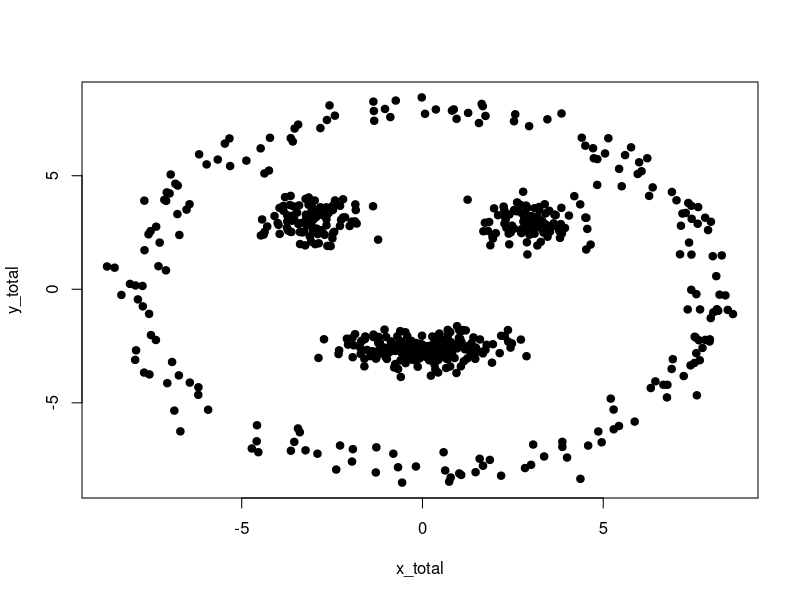
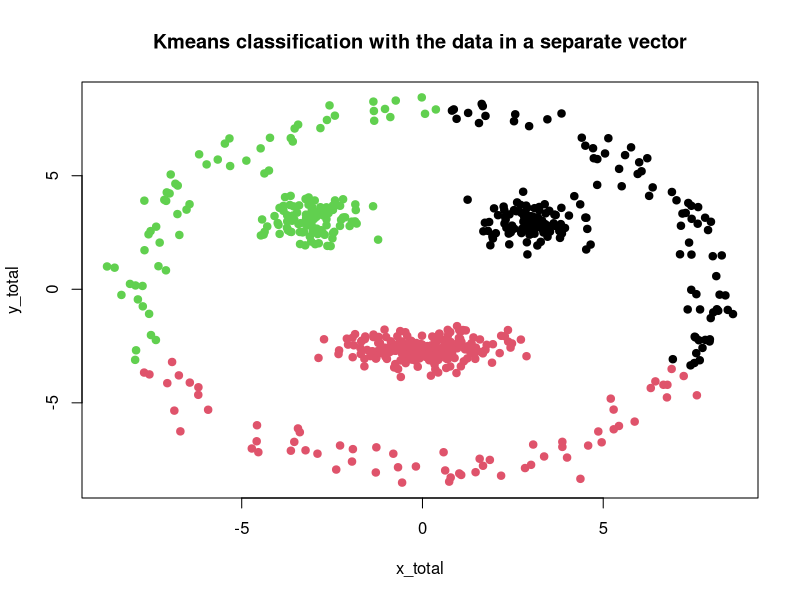
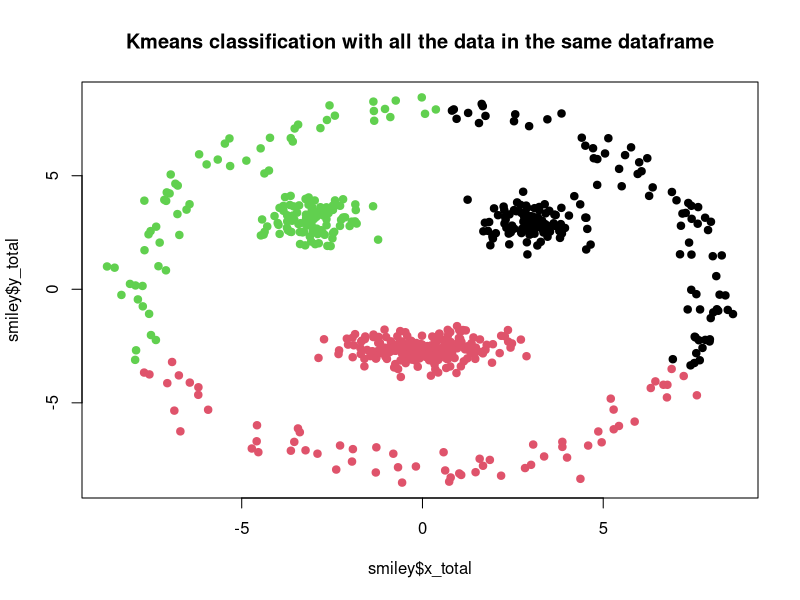
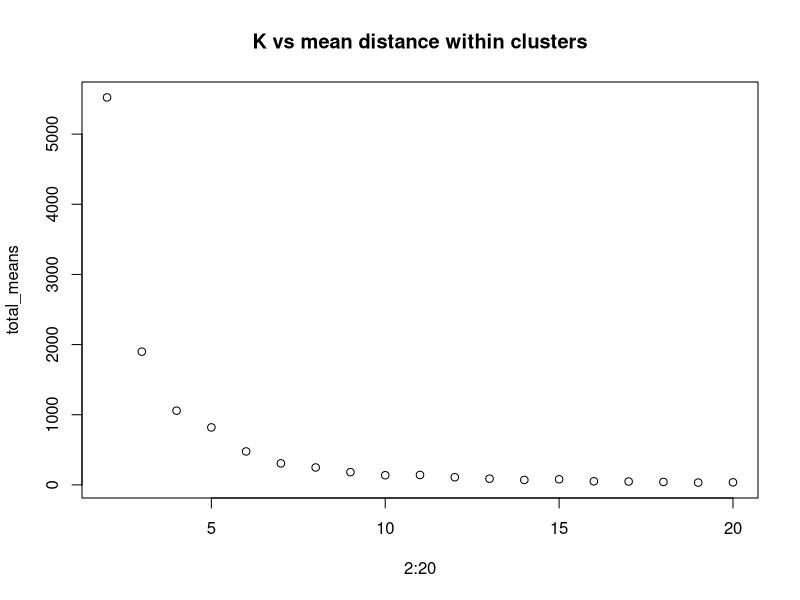
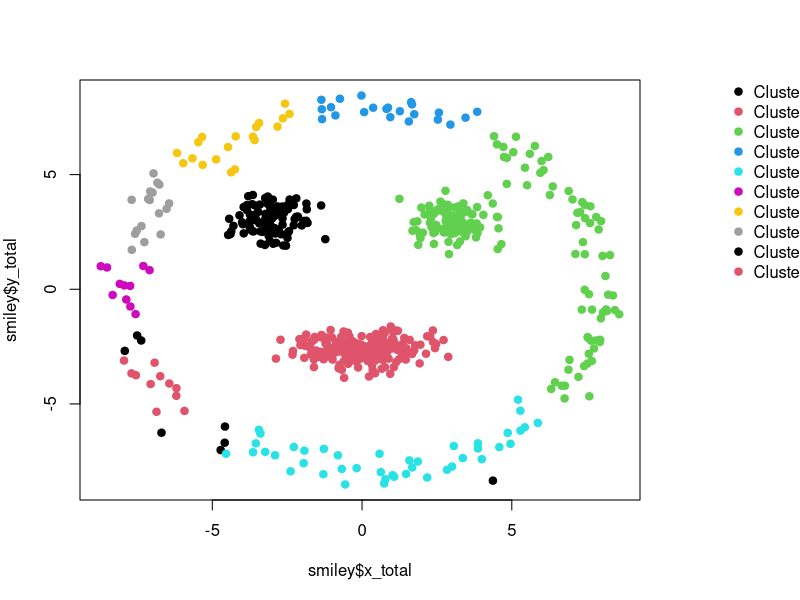
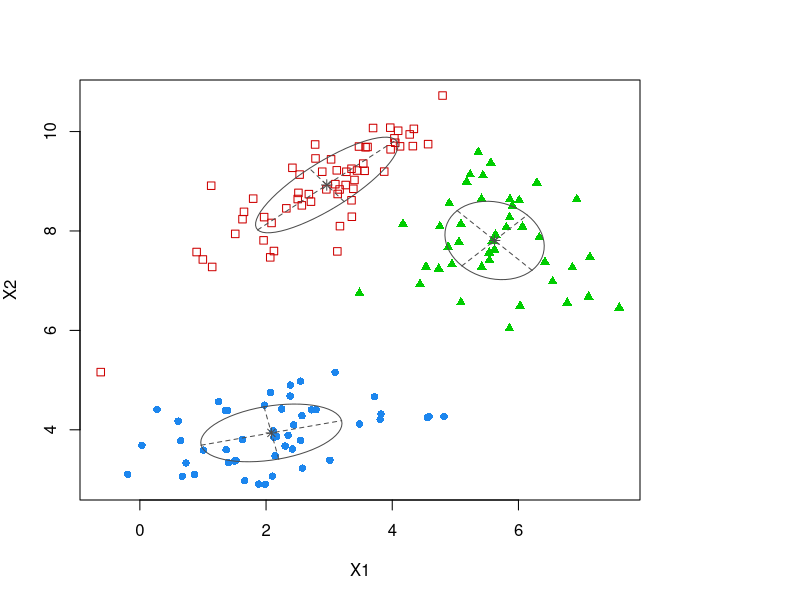
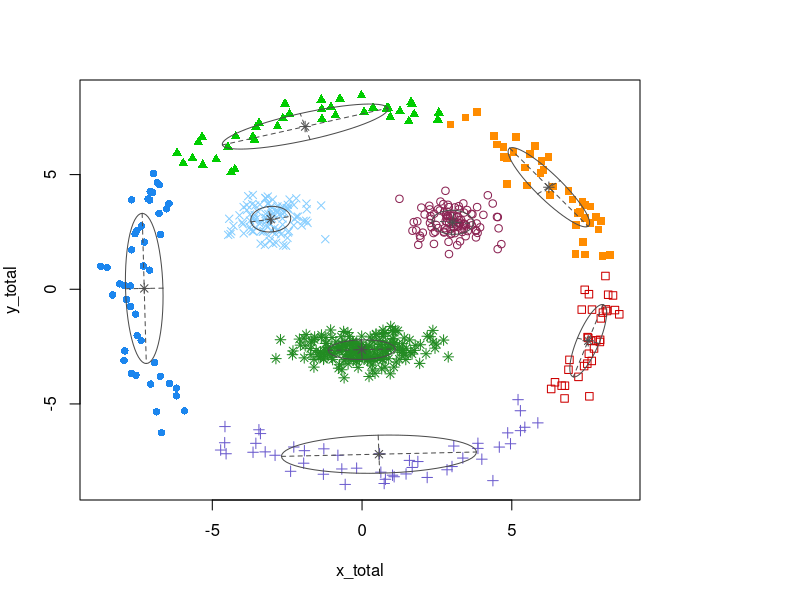

The R script that drew these images, in order:
## ---- chunk 1
knitr::opts_chunk$set(echo = TRUE)
## ---- chunk 2
library("dbscan")
library("MASS")
library(mclust)
# Comment all the lines with informative comments.

set.seed(6)
## ---- chunk 3
#Covariance matrices, correlation noise x y
matrix_circle<-matrix(c(0.1, 0, 0, 0.1), ncol = 2)  # Low face noise
matrix_eyes<-matrix(c(0.3, 0, 0, 0.2), ncol = 2)    # More noise in the eyes
matrix_mouth<-matrix(c(0.7, 0, 0, 0.1), ncol = 2)   # And in the mouth too

#Generate angles
angles<-runif(200, 0, 2*pi)  #Make the circle: random angles
radius<-8 + rnorm(200, sd = 0.3)  #Face radius and noise
x_circle<-radius * cos(angles)  #x-cords
y_circle<-radius * sin(angles)  #y-cords


addNoise<-function(x, y, cov_matrix) {
  n<-length(x)
  noise<-mvrnorm(n, mu = c(0, 0), Sigma = cov_matrix)  #Generate multivariate noise
  x_n<-x + noise[,1]  #add noise to x
  y_n<-y + noise[,2]  #add noise to y
  return(list(x = x_n, y = y_n))  #give noised x and y
}

#multivariate noise to the face circle
Ncircle<-addNoise(x_circle, y_circle, matrix_circle)

#Left eye
x_eye_l<-rnorm(100, mean = -3, sd = 0.3)  #xcords of left eye 
y_eye_l<-rnorm(100, mean = 3, sd = 0.3)   #ycords of left eye

#Multivariate Noise
Neye_l<-addNoise(x_eye_l, y_eye_l, matrix_eyes) #Disperse the points of the eye

#right eye
x_eye_r<-rnorm(100, mean = 3, sd = 0.3)  #xcords of right eye 
y_eye_r<-rnorm(100, mean = 3, sd = 0.3)   #ycords of right eye

#Multivariate Noise
Neye_r<-addNoise(x_eye_r, y_eye_r, matrix_eyes) #Disperse the points of the eye

#create mouth
#Mouth needs a circle, generate the angles to create a circle
mouth_angles<-seq(pi, 2*pi, length.out = 200) 
mouth_radius<-1 + rnorm(200, sd = 0.2)  #small radius, if not it will cover face
x_mouth<-mouth_radius*cos(mouth_angles) #xcords for the mouth
#ycords of the mouth (-2 sets it in bottom of the face)
y_mouth<-mouth_radius*sin(mouth_angles)-2

#Multivariate Noise
Nmouth<-addNoise(x_mouth, y_mouth, matrix_mouth) #Disperse the points of the mouth

#Combine parts for x and for y
x_total<-c(Ncircle$x, Neye_l$x, Neye_r$x, Nmouth$x) 
y_total<-c(Ncircle$y, Neye_l$y, Neye_r$y, Nmouth$y)

#Join the face as a dataframe
smiley<-data.frame(x_total, y_total)

#plot the face
plot(smiley, pch=19)
## ---- chunk 4
k<-3 #k definition
kmeans_smile<-kmeans(smiley, centers = k) #execute algorithm

#plot the data with the color according to the kmeans classification
plot(smiley, pch=19, col=kmeans_smile$cluster, 
     main="Kmeans classification with the data in a separate vector")

#Its better if we add a column to the dataframe to represent the kmeans classification 
#   instead of having a separate vector
smiley$cluster<-as.factor(kmeans_smile$cluster) #as a factor is better for coloring

#plot the data with no separate vectors
plot(smiley$x_total, smiley$y_total, pch=19, col=smiley$cluster, 
     main="Kmeans classification with all the data in the same dataframe")
## ---- chunk 5
#Check cluster class
class(smiley$cluster)

#change it from factor to numeric
smiley$cluster<-as.numeric(smiley$cluster)

total_means<-c() #define vector for mean storing
for (k in 2:20){ #iterate thorugh all desired Ks
  kmeans_res<-kmeans(smiley, centers = k) #execute algorithm
  mean_res<-mean(kmeans_res$withinss) #get mean of distances in the clusters
  total_means<-c(total_means, mean_res) #store mean in Means vector
}

plot(2:20, total_means, main="K vs mean distance within clusters")

## ---- chunk 6
#Use dbscan, as eps is size of the neighborhood, set it to 1 (min value)
dbscan_cluster<-dbscan(smiley[,1:2], minPts = 5, eps=1)

#Add dbscan cluster results to the dataframe
smiley$dbscanR<-as.factor(dbscan_cluster$cluster)

#How many clusters?
num_clusters<-length(unique(dbscan_cluster$cluster))

#Plot the clustering in the dataset
par(mar = c(5, 4, 4, 8))
plot(smiley$x_total, smiley$y_total, col=smiley$dbscanR, pch=19)
legend("topright", legend = paste("Cluster", 1:num_clusters), col = 1:num_clusters, 
       pch = 19, inset=c(-0.35,-0.02), xpd=TRUE, bty="n")

## ---- chunk 7
set.seed(42) #Set the hitchhiker seed

#Obs=150 in groups of 50 -> 3 groups
n<-50

#Mean vectors and covariance matrices for all distributions
mean1<-c(2, 4) #x, y
cov1<-matrix(c(1, 0.2, 0.7, 0.5), nrow = 2)

mean2<-c(5, 8)
cov2<-matrix(c(2, -0.4, 0.3, 1), nrow = 2)

mean3<-c(3, 9)
cov3<-matrix(c(1, 0.7, 1, 0.6), nrow = 2)

#Use mvrnorm to create 150(50 each) sample from the means and matrices
s1<-mvrnorm(n, mu = mean1, Sigma = cov1)
s2<-mvrnorm(n, mu = mean2, Sigma = cov2)
s3<-mvrnorm(n, mu = mean3, Sigma = cov3)

#add labels to the generated data
s1<-cbind(s1, rep(1, each=n))
s2<-cbind(s2, rep(2, each=n))
s3<-cbind(s3, rep(3, each=n))

#combine data into a data frame
data<-data.frame(rbind(s1,s2,s3))
## ---- chunk 8
#Model with Mclust only for the columns that contain data (NO LABELS)
mc_model<-Mclust(data[, c(1, 2)])

#check model
summary(mc_model)

#plot the model, classification gives clearest results
plot(mc_model, what = "classification")

#Get number of clusters in the model
n_clust<-mc_model$G
#G is the number of clusters used in the model
## ---- chunk 9
#repeat the process

#Check what columns to take
summary(smiley)

mc_sm_model<-Mclust(smiley[, c(1, 2)])

#plot the model, classification gives clearest results
plot(mc_sm_model, what = "classification")
